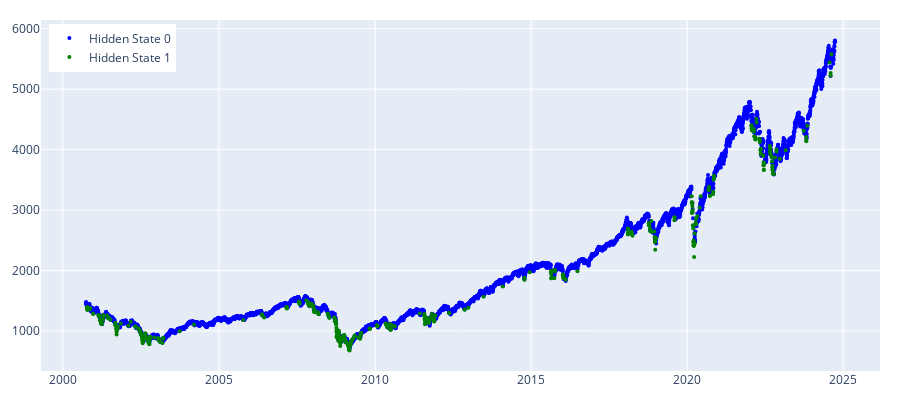

Notebook code cell kept with this figure:
### Markdown cell above
Let us now utilise the GMM model and observe if it identifies market regimes any better. We initialize the model with custom parameters, then plot the predicted hidden states in a graph. The parameters are selected based on the best outcome from several experiments.

### Code cell
params = {'n_components':2, 'covariance_type': 'full', 'max_iter': 100000, 'n_init': 30,'init_params': 'kmeans', 'random_state':100}

gmm_model = regime_detection.get_regimes_gmm(prices_array, params)
gmm_states = gmm_model.predict(prices_array)
plot_hidden_states(np.array(gmm_states), prices[[f'{"Min.Dollar"}']])

### Figure 1 — Plotly figure (JSON) as saved in the notebook; plotly's stock layout.template omitted (floating-point values rounded to 4 significant figures; data arrays with more than 128 entries replaced by an {"elided": "..."} marker saying what was removed)
{"data": [{"marker": {"color": "blue", "size": 4}, "mode": "markers", "name": "Hidden State 0", "type": "scatter", "x": {"elided": "5601 str values"}, "y": {"elided": "5601 float values"}}, {"marker": {"color": "green", "size": 4}, "mode": "markers", "name": "Hidden State 1", "type": "scatter", "x": {"elided": "461 str values"}, "y": {"elided": "461 float values"}}], "layout": {"height": 400, "legend": {"x": 0.01, "xanchor": "left", "y": 0.99, "yanchor": "top"}, "margin": {"b": 20, "l": 20, "r": 20, "t": 20}, "width": 900}}
